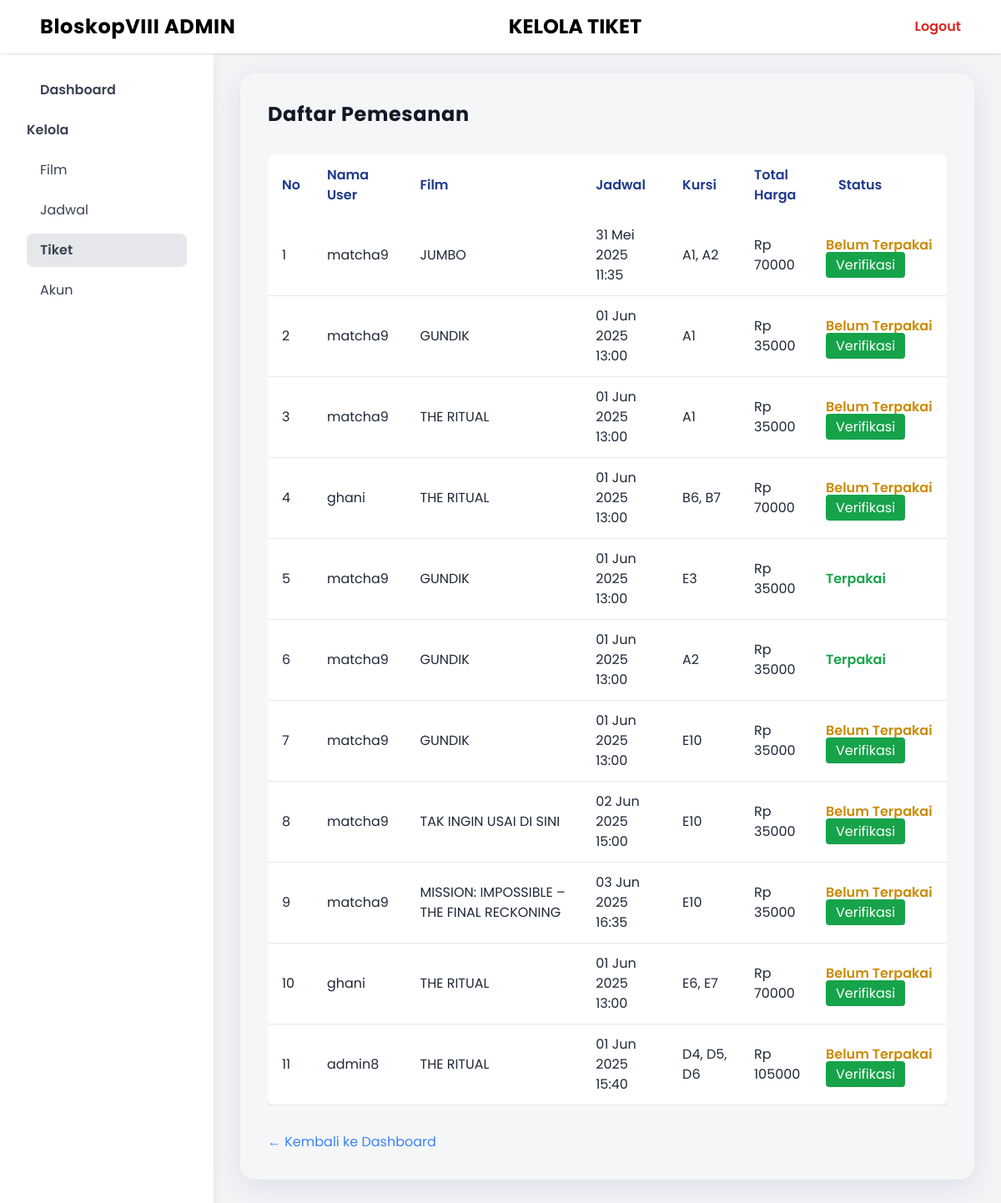
Screenshot of /dashboard/admin/kelolaTiket/ with the database file from the repository.
### pesantiket/models.py (models this page shows, shortened)
class Pemesanan(models.Model):
    user = models.ForeignKey(User, on_delete=models.CASCADE)
    jadwal = models.ForeignKey(Jadwal, on_delete=models.CASCADE)
    tanggalPemesanan = models.DateField(auto_now_add=True)
    kursi = models.ManyToManyField(Kursi)
    totalHarga = models.FloatField()
    status = models.BooleanField(default=False)

class User(AbstractUser):
    role_choices = (
        ('admin', 'Admin'),
        ('customer', 'Customer'),
    )
    nama = models.CharField(max_length=25)
    noTelepon = models.CharField(max_length=15, unique=True)
    role = models.CharField(max_length=10, choices=role_choices, default='customer')

class Jadwal(models.Model):
    film = models.ForeignKey(Film, on_delete=models.CASCADE)
    tanggal = models.DateField()
    jamTayang = models.TimeField()
    namaBioskop = models.CharField(max_length=20, null=True, blank=True)
    jenisStudio = models.CharField(max_length=20, null=True, blank=True)
    studio = models.CharField(max_length=10)

class Film(models.Model):
    judulFilm = models.CharField(max_length=45)
    genre = models.CharField(max_length=25)
    deskripsi = models.TextField()
    ratingUsia = models.CharField(max_length=10)
    durasi = models.IntegerField()
    poster = models.ImageField(upload_to='poster/', null=True, blank=True)

class Kursi(models.Model):
    jadwal = models.ForeignKey(Jadwal, on_delete=models.CASCADE)
    nomorKursi = models.CharField(max_length=5)
    status = models.BooleanField(default=False)
    harga = models.FloatField()

### pesantiket/views.py (the view)
# urls.py: path('admin/kelolaTiket/', views.kelolaTiket, name='kelolaTiket'),
def kelolaTiket(request):
    daftarPemesanan = Pemesanan.objects.select_related('user', 'jadwal', 'jadwal__film').prefetch_related('kursi').all()
    return render(request, 'admin/kelolaTiket.html', {'daftarPemesanan': daftarPemesanan})

### pesantiket/templates/admin/kelolaTiket.html (shortened to what this page needs)
<!DOCTYPE html>
<html lang="en">
<head>
    <script src="https://cdn.tailwindcss.com"></script>
</head>
<body class="bg-gray-100 min-h-screen">
    <header class="w-full bg-white shadow flex items-center justify-between px-12 py-4 fixed top-0 left-0 z-10">
        <div class="font-bold text-2xl tracking-wide">BloskopVIII ADMIN</div>
        <div class="text-2xl font-bold mx-auto">KELOLA TIKET</div>
        <a href="{% url 'logoutView' %}" class="text-red-600 font-semibold hover:underline">Logout</a>
    </header>
    <div class="flex pt-14">
        <aside class="w-64 bg-white min-h-screen shadow-lg flex flex-col px-8 py-8">
            <nav class="flex flex-col gap-2">
                <a href="{% url 'adminDashboard' %}" class="py-2 px-4 rounded-lg font-semibold text-gray-700 hover:bg-blue-100 transition mb-2">Dashboard</a>
                <div class="mb-2 font-semibold text-gray-700">Kelola</div>
                <a href="{% url 'kelolaFilm' %}" class="py-2 px-4 rounded-lg  text-gray-700 hover:bg-blue-100 transition">Film</a>
                <a href="{% url 'kelolaJadwal' %}" class="py-2 px-4 rounded-lg text-gray-700 hover:bg-blue-100 transition">Jadwal</a>
                <a href="{% url 'kelolaTiket' %}" class="py-2 px-4 rounded-lg bg-gray-200 text-gray-700 font-semibold">Tiket</a>
                <a href="{% url 'kelolaAkun' %}" class="py-2 px-4 rounded-lg text-gray-700 hover:bg-blue-100 transition">Akun</a>
            </nav>
        </aside>
        <main class="flex-1 px-8 py-8">
            <div class="glass p-8">
                <h2 class="text-2xl font-bold text-gray-900 tracking-wide mb-8">Daftar Pemesanan</h2>
                <div class="overflow-x-auto">
                    <table class="min-w-full bg-white rounded-lg shadow glass">
                        <thead>
                            <tr>
                                <th class="py-3 px-4 text-left text-blue-900 font-semibold">No</th>
                                <th class="py-3 px-4 text-left text-blue-900 font-semibold">Nama User</th>
                                <th class="py-3 px-4 text-left text-blue-900 font-semibold">Film</th>
                                <th class="py-3 px-4 text-left text-blue-900 font-semibold">Jadwal</th>
                                <th class="py-3 px-4 text-left text-blue-900 font-semibold">Kursi</th>
                                <th class="py-3 px-4 text-left text-blue-900 font-semibold">Total Harga</th>
                                <th class="py-3 px-4 text-left text-blue-900 font-semibold">Status</th>
                            </tr>
                        </thead>
                        <tbody>
                            {% for pemesanan in daftarPemesanan %}
                            <tr class="border-b border-gray-200 hover:bg-blue-50 transition">
                                <td class="py-3 px-4 text-gray-800">{{ forloop.counter }}</td>
                                <td class="py-3 px-4 text-gray-800">
                                    {% if pemesanan.user.get_full_name %}
                                        {{ pemesanan.user.get_full_name }}
                                    {% elif pemesanan.user.username %}
                                        {{ pemesanan.user.username }}
                                    {% elif pemesanan.user.nama %}
                                        {{ pemesanan.user.nama }}
                                    {% else %}
                                        User ID: {{ pemesanan.user.id }}
                                    {% endif %}
                                </td>
                                <td class="py-3 px-4 text-gray-800">{{ pemesanan.jadwal.film.judulFilm }}</td>
                                <td class="py-3 px-4 text-gray-800">
                                    {{ pemesanan.jadwal.tanggal|date:"d M Y" }}<br>
                                    {{ pemesanan.jadwal.jamTayang|time:"H:i" }}
                                </td>
                                <td class="py-3 px-4 text-gray-800">
                                    {% for kursi in pemesanan.kursi.all %}
                                        {{ kursi.nomorKursi }}{% if not forloop.last %}, {% endif %}
                                    {% endfor %}
                                </td>
                                <td class="py-3 px-4 text-gray-800">Rp {{ pemesanan.totalHarga|floatformat:0 }}</td>
                                <td>
                                    {% if pemesanan.status %}
                                        <span class="text-green-600 font-semibold">Terpakai</span>
                                    {% else %}
                                        <span class="text-yellow-600 font-semibold mr-2">Belum Terpakai</span>
                                        <a href="{% url 'verifikasiTerpakai' pemesanan.id %}" class="bg-green-600 hover:bg-green-700 text-white px-3 py-1 rounded transition"
                                        onclick="return confirm('Verifikasi Tiket sudah digunakan?')">Verifikasi</a>
                                    {% endif %}
                                </td>
                            </tr>
                            {% empty %}
                            <tr>
                                <td colspan="7" class="py-4 text-center text-gray-400">Tidak ada Tiket</td>
                            </tr>
                            {% endfor %}
                        </tbody>
                    </table>
                </div>
                <div class="mt-8">
                    <a href="{% url 'adminDashboard' %}" class="text-blue-500 hover:underline">&larr; Kembali ke Dashboard</a>
                </div>
            </div>
        </main>
    </div>
</body>
</html>

### pesantiket/templates/admin/kelolaTiket.html (style rules this page uses)
body { font-family: 'Poppins', sans-serif; }
.glass { background: rgba(255,255,255,0.18); box-shadow: 0 8px 32px 0 rgba(31, 38, 135, 0.10); backdrop-filter: blur(12px); -webkit-backdrop-filter: blur(12px); border-radius: 18px; border: 1px solid rgba(255,255,255,0.12); }

### rows the page displays
Pemesanan: user.username "matcha9", jadwal.film.judulFilm "JUMBO", jadwal.tanggal "31 Mei 2025", jadwal.jamTayang "11:35", totalHarga "70000", status "Belum Terpakai"
Kursi: nomorKursi "A1"
Kursi: nomorKursi "A2"
Pemesanan: user.username "matcha9", jadwal.film.judulFilm "GUNDIK", jadwal.tanggal "01 Jun 2025", jadwal.jamTayang "13:00", totalHarga "35000", status "Belum Terpakai"
Kursi: nomorKursi "A1"
Pemesanan: user.username "matcha9", jadwal.film.judulFilm "THE RITUAL", jadwal.tanggal "01 Jun 2025", jadwal.jamTayang "13:00", totalHarga "35000", status "Belum Terpakai"
Kursi: nomorKursi "A1"
Pemesanan: user.username "ghani", jadwal.film.judulFilm "THE RITUAL", jadwal.tanggal "01 Jun 2025", jadwal.jamTayang "13:00", totalHarga "70000", status "Belum Terpakai"
Kursi: nomorKursi "B6"
Kursi: nomorKursi "B7"
Pemesanan: user.username "matcha9", jadwal.film.judulFilm "GUNDIK", jadwal.tanggal "01 Jun 2025", jadwal.jamTayang "13:00", totalHarga "35000", status "Terpakai"
Kursi: nomorKursi "E3"
Pemesanan: user.username "matcha9", jadwal.film.judulFilm "GUNDIK", jadwal.tanggal "01 Jun 2025", jadwal.jamTayang "13:00", totalHarga "35000", status "Terpakai"
Kursi: nomorKursi "A2"
Pemesanan: user.username "matcha9", jadwal.film.judulFilm "GUNDIK", jadwal.tanggal "01 Jun 2025", jadwal.jamTayang "13:00", totalHarga "35000", status "Belum Terpakai"
Kursi: nomorKursi "E10"
Pemesanan: user.username "matcha9", jadwal.film.judulFilm "TAK INGIN USAI DI SINI", jadwal.tanggal "02 Jun 2025", jadwal.jamTayang "15:00", totalHarga "35000", status "Belum Terpakai"
Kursi: nomorKursi "E10"
Pemesanan: user.username "matcha9", jadwal.film.judulFilm "MISSION: IMPOSSIBLE – THE FINAL RECKONING", jadwal.tanggal "03 Jun 2025", jadwal.jamTayang "16:35", totalHarga "35000", status "Belum Terpakai"
Kursi: nomorKursi "E10"
Pemesanan: user.username "ghani", jadwal.film.judulFilm "THE RITUAL", jadwal.tanggal "01 Jun 2025", jadwal.jamTayang "13:00", totalHarga "70000", status "Belum Terpakai"
Kursi: nomorKursi "E6"
Kursi: nomorKursi "E7"
Pemesanan: user.username "admin8", jadwal.film.judulFilm "THE RITUAL", jadwal.tanggal "01 Jun 2025", jadwal.jamTayang "15:40", totalHarga "105000", status "Belum Terpakai"
Kursi: nomorKursi "D4"
Kursi: nomorKursi "D5"
Kursi: nomorKursi "D6"
